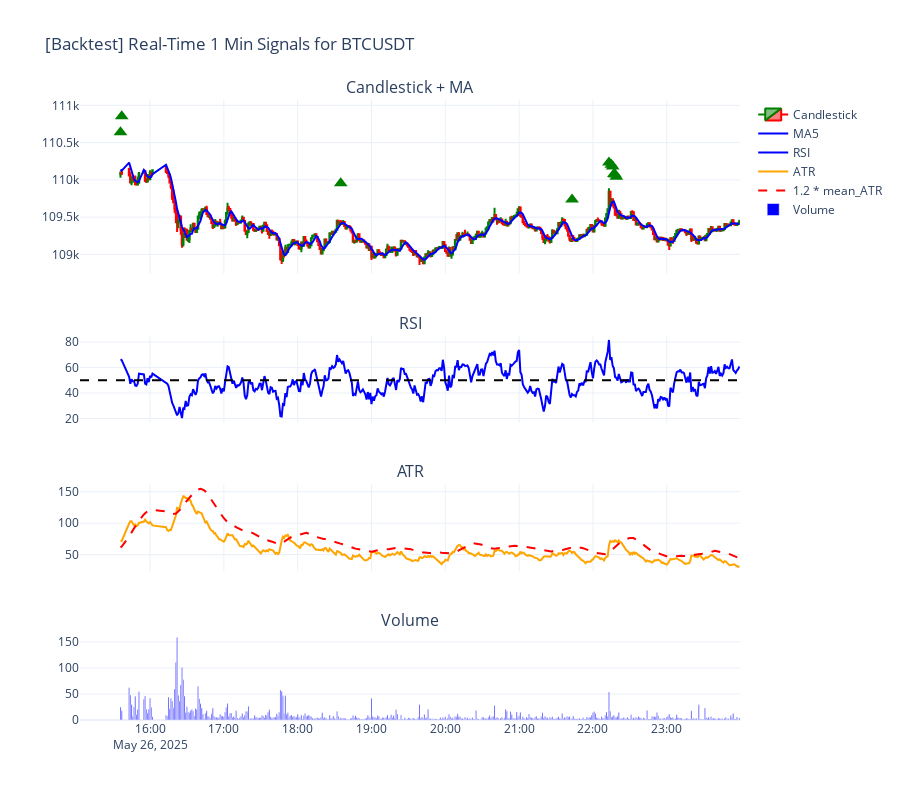

Write notebook code for a chart like this one.
### Code cell
run_one_day_backtest()

### Figure 1 — Plotly figure (JSON) as saved in the notebook; plotly's stock layout.template omitted (floating-point values rounded to 4 significant figures; data arrays with more than 128 entries replaced by an {"elided": "..."} marker saying what was removed)
{"data": [{"close": {"elided": "486 float values"}, "decreasing": {"line": {"color": "red"}}, "high": {"elided": "486 float values"}, "increasing": {"line": {"color": "green"}}, "low": {"elided": "486 float values"}, "name": "Candlestick", "open": {"elided": "486 float values"}, "x": {"elided": "486 str values"}, "type": "candlestick", "xaxis": "x", "yaxis": "y"}, {"line": {"color": "blue"}, "name": "MA5", "x": {"elided": "486 str values"}, "y": {"elided": "486 float values"}, "type": "scatter", "xaxis": "x", "yaxis": "y"}, {"line": {"color": "blue"}, "name": "RSI", "x": {"elided": "486 str values"}, "y": {"elided": "486 float values"}, "type": "scatter", "xaxis": "x2", "yaxis": "y2"}, {"line": {"color": "orange"}, "name": "ATR", "x": {"elided": "486 str values"}, "y": {"elided": "486 float values"}, "type": "scatter", "xaxis": "x3", "yaxis": "y3"}, {"line": {"color": "red", "dash": "dash"}, "name": "1.2 * mean_ATR", "x": {"elided": "486 str values"}, "y": {"elided": "486 float values"}, "type": "scatter", "xaxis": "x3", "yaxis": "y3"}, {"marker": {"color": "blue"}, "name": "Volume", "x": {"elided": "486 str values"}, "y": {"elided": "486 float values"}, "type": "bar", "xaxis": "x4", "yaxis": "y4"}, {"hoverinfo": "text+x+y", "marker": {"color": "green", "size": 12, "symbol": "triangle-up"}, "mode": "markers", "name": "", "showlegend": false, "text": ["Xgboost bullish: Conf=90.43%"], "x": ["2025-05-26T15:36:00+00:00"], "y": [110600.0], "type": "scatter", "xaxis": "x", "yaxis": "y"}, {"hoverinfo": "text+x+y", "marker": {"color": "green", "size": 12, "symbol": "triangle-up"}, "mode": "markers", "name": "", "showlegend": false, "text": ["Xgboost bullish: Conf=97.32%"], "x": ["2025-05-26T15:37:00+00:00"], "y": [110900.0], "type": "scatter", "xaxis": "x", "yaxis": "y"}, {"hoverinfo": "text+x+y", "marker": {"color": "green", "size": 12, "symbol": "triangle-up"}, "mode": "markers", "name": "", "showlegend": false, "text": ["Xgboost bullish: Conf=86.03%"], "x": ["2025-05-26T18:35:00+00:00"], "y": [110000.0], "type": "scatter", "xaxis": "x", "yaxis": "y"}, {"hoverinfo": "text+x+y", "marker": {"color": "green", "size": 12, "symbol": "triangle-up"}, "mode": "markers", "name": "", "showlegend": false, "text": ["Xgboost bullish: Conf=87.70%"], "x": ["2025-05-26T21:43:00+00:00"], "y": [109700.0], "type": "scatter", "xaxis": "x", "yaxis": "y"}, {"hoverinfo": "text+x+y", "marker": {"color": "green", "size": 12, "symbol": "triangle-up"}, "mode": "markers", "name": "", "showlegend": false, "text": ["Xgboost bullish: Conf=89.52%"], "x": ["2025-05-26T22:13:00+00:00"], "y": [110200.0], "type": "scatter", "xaxis": "x", "yaxis": "y"}, {"hoverinfo": "text+x+y", "marker": {"color": "green", "size": 12, "symbol": "triangle-up"}, "mode": "markers", "name": "", "showlegend": false, "text": ["Xgboost bullish: Conf=85.03%"], "x": ["2025-05-26T22:15:00+00:00"], "y": [110200.0], "type": "scatter", "xaxis": "x", "yaxis": "y"}, {"hoverinfo": "text+x+y", "marker": {"color": "green", "size": 12, "symbol": "triangle-up"}, "mode": "markers", "name": "", "showlegend": false, "text": ["Xgboost bullish: Conf=87.40%"], "x": ["2025-05-26T22:16:00+00:00"], "y": [110200.0], "type": "scatter", "xaxis": "x", "yaxis": "y"}, {"hoverinfo": "text+x+y", "marker": {"color": "green", "size": 12, "symbol": "triangle-up"}, "mode": "markers", "name": "", "showlegend": false, "text": ["Xgboost bullish: Conf=93.44%"], "x": ["2025-05-26T22:17:00+00:00"], "y": [110100.0], "type": "scatter", "xaxis": "x", "yaxis": "y"}, {"hoverinfo": "text+x+y", "marker": {"color": "green", "size": 12, "symbol": "triangle-up"}, "mode": "markers", "name": "", "showlegend": false, "text": ["Xgboost bullish: Conf=93.84%"], "x": ["2025-05-26T22:18:00+00:00"], "y": [110100.0], "type": "scatter", "xaxis": "x", "yaxis": "y"}, {"hoverinfo": "text+x+y", "marker": {"color": "green", "size": 12, "symbol": "triangle-up"}, "mode": "markers", "name": "", "showlegend": false, "text": ["Xgboost bullish: Conf=90.52%"], "x": ["2025-05-26T22:19:00+00:00"], "y": [110000.0], "type": "scatter", "xaxis": "x", "yaxis": "y"}], "layout": {"xaxis": {"anchor": "y", "domain": [0.0, 1.0], "matches": "x4", "showticklabels": false, "rangeslider": {"visible": false}}, "yaxis": {"anchor": "x", "domain": [0.72, 1.0]}, "xaxis2": {"anchor": "y2", "domain": [0.0, 1.0], "matches": "x4", "showticklabels": false}, "yaxis2": {"anchor": "x2", "domain": [0.48, 0.62]}, "xaxis3": {"anchor": "y3", "domain": [0.0, 1.0], "matches": "x4", "showticklabels": false}, "yaxis3": {"anchor": "x3", "domain": [0.24, 0.38]}, "xaxis4": {"anchor": "y4", "domain": [0.0, 1.0]}, "yaxis4": {"anchor": "x4", "domain": [0.0, 0.14]}, "annotations": [{"font": {"size": 16}, "showarrow": false, "text": "Candlestick + MA", "x": 0.5, "xanchor": "center", "xref": "paper", "y": 1.0, "yanchor": "bottom", "yref": "paper"}, {"font": {"size": 16}, "showarrow": false, "text": "RSI", "x": 0.5, "xanchor": "center", "xref": "paper", "y": 0.62, "yanchor": "bottom", "yref": "paper"}, {"font": {"size": 16}, "showarrow": false, "text": "ATR", "x": 0.5, "xanchor": "center", "xref": "paper", "y": 0.38, "yanchor": "bottom", "yref": "paper"}, {"font": {"size": 16}, "showarrow": false, "text": "Volume", "x": 0.5, "xanchor": "center", "xref": "paper", "y": 0.14, "yanchor": "bottom", "yref": "paper"}], "shapes": [{"line": {"color": "black", "dash": "dash"}, "type": "line", "x0": 0, "x1": 1, "xref": "x2 domain", "y0": 50, "y1": 50, "yref": "y2"}], "title": {"text": "[Backtest] Real-Time 1 Min Signals for BTCUSDT"}, "height": 800, "showlegend": true}}
